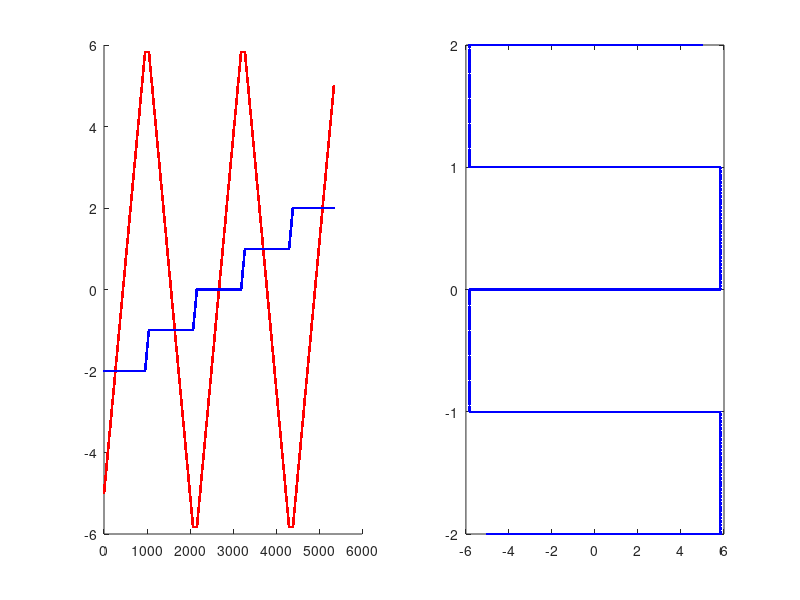
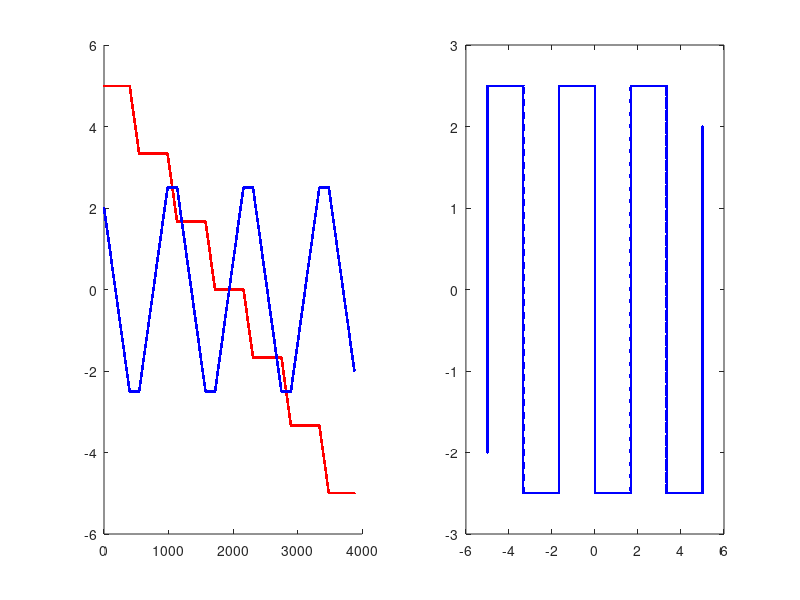
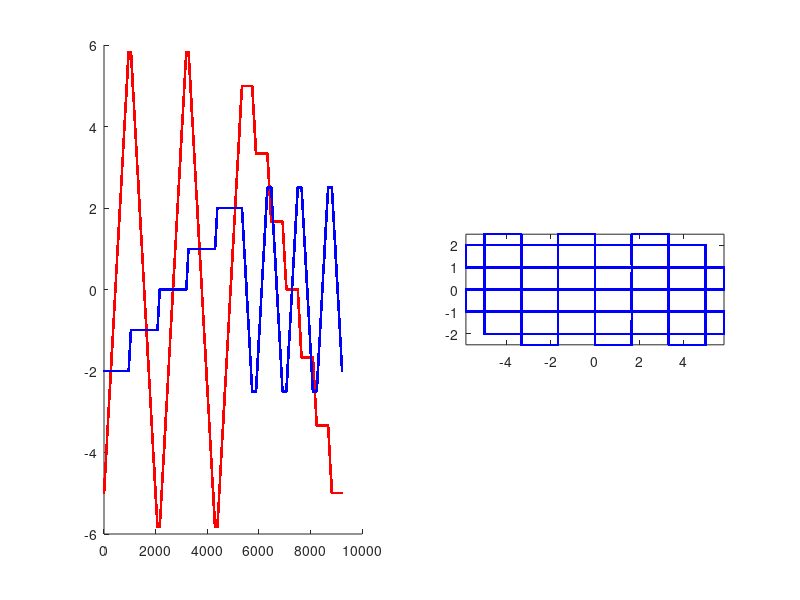

The MATLAB source for these figures, in order:
% serpentine

clear
clc
close all

dXAmp = 10;
dYAmp = 4;

dNumX = 7;  % number of ver lines always make odd
dNumY = 5;  % number of hor lines always make odd

% Assume constant velocity of beam.  This means length and time are
% proportional

dTimeStep       = 24e-6;
dPeriod         = 200e-3;

dN = round(dPeriod/dTimeStep);

% Width of X partial
dXPartial = dXAmp/(dNumX - 1);
dYPartial = dYAmp/(dNumY - 1);

% Lowest horizontal line gets half a x partial length added to right
% Top horizontal line gets half a x partial length added to left
% Middle horizontal lines get full x partial added (half on each side)

dLength1 = (dXAmp + dXPartial/2)*2 + (dXAmp + dXPartial)*(dNumY - 2) + dYAmp;

% Right vertical line gets half a y partial length added to bottom
% Middle vertical lines get full y partial added (half on top half on bot)
% Left horizontal line gets half a y partial length added to top

dLength2 = (dYAmp + dYPartial/2)*2 + (dYAmp + dYPartial)*(dNumY - 2) + dXAmp;

% Length of full fill

dLength = dLength1 + dLength2;

% Distance between samples

dDelta = dLength/dN; 

% Draw scan dominated by horizontal line

h_x = [];
h_y = [];

for n = 1:dNumY
    
    if mod(n, 2) == 0
        % even
        % goes right to left.  even are always in the middle so they get
        % half of a partial on left and right side
        % baseline start is right; baseline end is left
        
        x1 = dXAmp/2 + dXPartial/2;
        x2 = -dXAmp/2 - dXPartial/2;
        
        x = x1:-dDelta:x2;
                
    else
        % odd
        % left to right
        if n == 1
            
            % add half partial on right
            x1 = -dXAmp/2;
            x2 = dXAmp/2 + dXPartial/2;
        
        elseif n == dNumY
            
            % add half partial on left
            x1 = -dXAmp/2 - dXPartial/2;
            x2 = dXAmp/2;
            
        else
            
            % add half partial on right and left
            x1 = -dXAmp/2 - dXPartial/2;
            x2 = dXAmp/2 + dXPartial/2;
        end
        
        x = x1:dDelta:x2;

        
    end
    
    y1 = (n - 1)*dYPartial - dYAmp/2;
    y2 = (n)*dYPartial - dYAmp/2;
    
    
    y = y1:dDelta:y2;
    
    % Draw horizontal line
    h_x(end + 1: end + length(x)) = x;
    h_y(end + 1: end + length(x)) = y1;
    
    if (n ~= dNumY)
    
        % Draw vert line
        h_x(end + 1: end + length(y)) = x2;
        h_y(end + 1: end + length(y)) = y;
    end
    
end


figure 
subplot(121)
hold on
plot([1:1:length(h_x)], h_x, '.-r')
plot([1:1:length(h_y)], h_y, '.-b')

subplot(122)
plot(h_x, h_y, '.-b')



v_x = [];
v_y = [];

for n = 1:dNumX
    
    if mod(n, 2) == 0
        
        % even
        % bottom to top.  even are always in the middle so they get
        % half of a partial on left and right side
        % baseline start is right; baseline end is left
        
        y1 = -dYAmp/2 - dYPartial/2;
        y2 = dYAmp/2 + dYPartial/2;
                
        y = y1:dDelta:y2;
                
    else
        % odd
        % top to bottom
        if n == 1
            
            % add half partial on bottom
            
            y1 = dYAmp/2;
            y2 = -dYAmp/2 - dYPartial/2;
         
        
        elseif n == dNumX
            
            % add half partial on top
            
            y1 = dYAmp/2 + dYPartial/2;
            y2 = -dYAmp/2;
            
            
        else
            
            % add half partial on top and bottom
            
            y1 = dYAmp/2 + dYPartial/2;
            y2 = -dYAmp/2 - dYPartial/2;
            
            
        end
        
        y = y1:-dDelta:y2;
        
        
    end
    
    % x goes from right to left
    
    x1 = dXAmp/2 - (n - 1)*dXPartial;
    x2 = dXAmp/2 - (n)*dXPartial;
    
    x = x1:-dDelta:x2;
    
    
    % Draw vertical line
    v_y(end + 1:end + length(y)) = y;
    v_x(end + 1:end + length(y)) = x1;
    
   
    
    if (n ~= dNumX)
    
        % Draw horizontal line after
        
        v_y(end + 1:end + length(x)) = y2;
        v_x(end + 1:end + length(x)) = x;
        
    end
    
end


figure 
subplot(121)
hold on
plot([1:1:length(v_x)], v_x, '.-r')
plot([1:1:length(v_y)], v_y, '.-b')
subplot(122)
plot(v_x, v_y, '.-b')

% Add everything

x_full = [h_x, v_x]
y_full = [h_y, v_y];

figure 
subplot(121)
hold on
plot([1:1:length(x_full)], x_full, '.-r')
plot([1:1:length(y_full)], y_full, '.-b')
subplot(122)
plot(x_full, y_full, '.-b')
axis image






